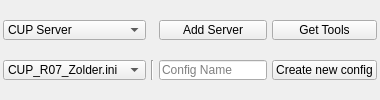
    <widget class="QWidget" name="wServerSelect" native="true">
     <property name="minimumSize">
      <size>
       <width>0</width>
       <height>50</height>
      </size>
     </property>
     <property name="autoFillBackground">
      <bool>false</bool>
     </property>
     <layout class="QGridLayout" name="gridLayout_4">
      <property name="leftMargin">
       <number>3</number>
      </property>
      <property name="topMargin">
       <number>0</number>
      </property>
      <property name="rightMargin">
       <number>3</number>
      </property>
      <property name="bottomMargin">
       <number>0</number>
      </property>
      <property name="horizontalSpacing">
       <number>5</number>
      </property>
      <property name="verticalSpacing">
       <number>0</number>
      </property>
      <item row="1" column="5">
       <widget class="QPushButton" name="pushButton">
        <property name="minimumSize">
         <size>
          <width>0</width>
          <height>20</height>
         </size>
        </property>
        <property name="maximumSize">
         <size>
          <width>16777215</width>
          <height>20</height>
         </size>
        </property>
        <property name="text">
         <string>Create new config</string>
        </property>
       </widget>
      </item>
      <item row="1" column="2">
       <widget class="Line" name="line">
        <property name="minimumSize">
         <size>
          <width>0</width>
          <height>20</height>
         </size>
        </property>
        <property name="maximumSize">
         <size>
          <width>16777215</width>
          <height>20</height>
         </size>
        </property>
        <property name="orientation">
         <enum>Qt::Vertical</enum>
        </property>
       </widget>
      </item>
      <item row="0" column="5">
       <widget class="QPushButton" name="pushButton_3">
        <property name="minimumSize">
         <size>
          <width>0</width>
          <height>20</height>
         </size>
        </property>
        <property name="maximumSize">
         <size>
          <width>16777215</width>
          <height>20</height>
         </size>
        </property>
        <property name="text">
         <string>Get Tools</string>
        </property>
       </widget>
      </item>
      <item row="0" column="4">
       <widget class="QPushButton" name="pushButton_4">
        <property name="minimumSize">
         <size>
          <width>0</width>
          <height>20</height>
         </size>
        </property>
        <property name="maximumSize">
         <size>
          <width>16777215</width>
          <height>20</height>
         </size>
        </property>
        <property name="text">
         <string>Add Server</string>
        </property>
       </widget>
      </item>
      <item row="1" column="4">
       <widget class="QLineEdit" name="lineEdit_6">
        <property name="minimumSize">
         <size>
          <width>0</width>
          <height>20</height>
         </size>
        </property>
        <property name="maximumSize">
         <size>
          <width>150</width>
          <height>20</height>
         </size>
        </property>
        <property name="text">
         <string/>
        </property>
        <property name="echoMode">
         <enum>QLineEdit::Normal</enum>
        </property>
        <property name="placeholderText">
         <string>Config Name</string>
        </property>
        <property name="clearButtonEnabled">
         <bool>false</bool>
        </property>
       </widget>
      </item>
      <item row="0" column="1">
       <widget class="QComboBox" name="comboBox">
        <property name="minimumSize">
         <size>
          <width>0</width>
          <height>20</height>
         </size>
        </property>
        <property name="maximumSize">
         <size>
          <width>16777215</width>
          <height>20</height>
         </size>
        </property>
        <item>
         <property name="text">
          <string>CUP Server</string>
         </property>
        </item>
       </widget>
      </item>
      <item row="1" column="1">
       <widget class="QComboBox" name="comboBox_2">
        <property name="minimumSize">
         <size>
          <width>0</width>
          <height>20</height>
         </size>
        </property>
        <property name="maximumSize">
         <size>
          <width>16777215</width>
          <height>20</height>
         </size>
        </property>
        <item>
         <property name="text">
          <string>CUP_R07_Zolder.ini</string>
         </property>
        </item>
       </widget>
      </item>
     </layout>
    </widget>
